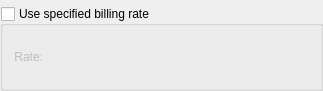
<?xml version="1.0" encoding="UTF-8"?>
<ui version="4.0">
 <comment>This file is part of the xTuple ERP: PostBooks Edition, a free and
open source Enterprise Resource Planning software suite,
Copyright (c) 1999-2009 by OpenMFG LLC, d/b/a xTuple.
It is licensed to you under the Common Public Attribution License
version 1.0, the full text of which (including xTuple-specific Exhibits)
is available at www.xtuple.com/CPAL.  By using this software, you agree
to be bound by its terms.</comment>
 <class>tecustomer</class>
 <widget class="QDialog" name="tecustomer">
  <property name="geometry">
   <rect>
    <x>0</x>
    <y>0</y>
    <width>323</width>
    <height>91</height>
   </rect>
  </property>
  <property name="windowTitle">
   <string>Billing</string>
  </property>
  <layout class="QGridLayout" name="gridLayout">
   <property name="leftMargin">
    <number>0</number>
   </property>
   <property name="topMargin">
    <number>6</number>
   </property>
   <property name="rightMargin">
    <number>0</number>
   </property>
   <property name="bottomMargin">
    <number>0</number>
   </property>
   <item row="0" column="0">
    <widget class="QGroupBox" name="_billingGroup">
     <property name="sizePolicy">
      <sizepolicy hsizetype="Preferred" vsizetype="Preferred">
       <horstretch>0</horstretch>
       <verstretch>1</verstretch>
      </sizepolicy>
     </property>
     <property name="title">
      <string>Use specified billing rate</string>
     </property>
     <property name="checkable">
      <bool>true</bool>
     </property>
     <property name="checked">
      <bool>false</bool>
     </property>
     <layout class="QHBoxLayout" name="horizontalLayout">
      <item>
       <widget class="QLabel" name="_rateLit">
        <property name="text">
         <string>Rate:</string>
        </property>
        <property name="alignment">
         <set>Qt::AlignRight|Qt::AlignTrailing|Qt::AlignVCenter</set>
        </property>
       </widget>
      </item>
      <item>
       <widget class="CurrCluster" name="_rate"/>
      </item>
      <item>
       <spacer name="horizontalSpacer_2">
        <property name="orientation">
         <enum>Qt::Horizontal</enum>
        </property>
        <property name="sizeHint" stdset="0">
         <size>
          <width>41</width>
          <height>20</height>
         </size>
        </property>
       </spacer>
      </item>
     </layout>
    </widget>
   </item>
  </layout>
 </widget>
 <layoutdefault spacing="6" margin="11"/>
 <pixmapfunction>qPixmapFromMimeSource</pixmapfunction>
 <customwidgets>
  <customwidget>
   <class>CurrCluster</class>
   <extends>CurrDisplay</extends>
   <header>currcluster.h</header>
  </customwidget>
  <customwidget>
   <class>CurrDisplay</class>
   <extends>QWidget</extends>
   <header>currcluster.h</header>
  </customwidget>
 </customwidgets>
 <tabstops>
  <tabstop>_rate</tabstop>
 </tabstops>
 <resources/>
 <connections>
  <connection>
   <sender>_billingGroup</sender>
   <signal>toggled(bool)</signal>
   <receiver>_rate</receiver>
   <slot>setCurrencyEnabled(bool)</slot>
   <hints>
    <hint type="sourcelabel">
     <x>210</x>
     <y>133</y>
    </hint>
    <hint type="destinationlabel">
     <x>167</x>
     <y>142</y>
    </hint>
   </hints>
  </connection>
 </connections>
</ui>
